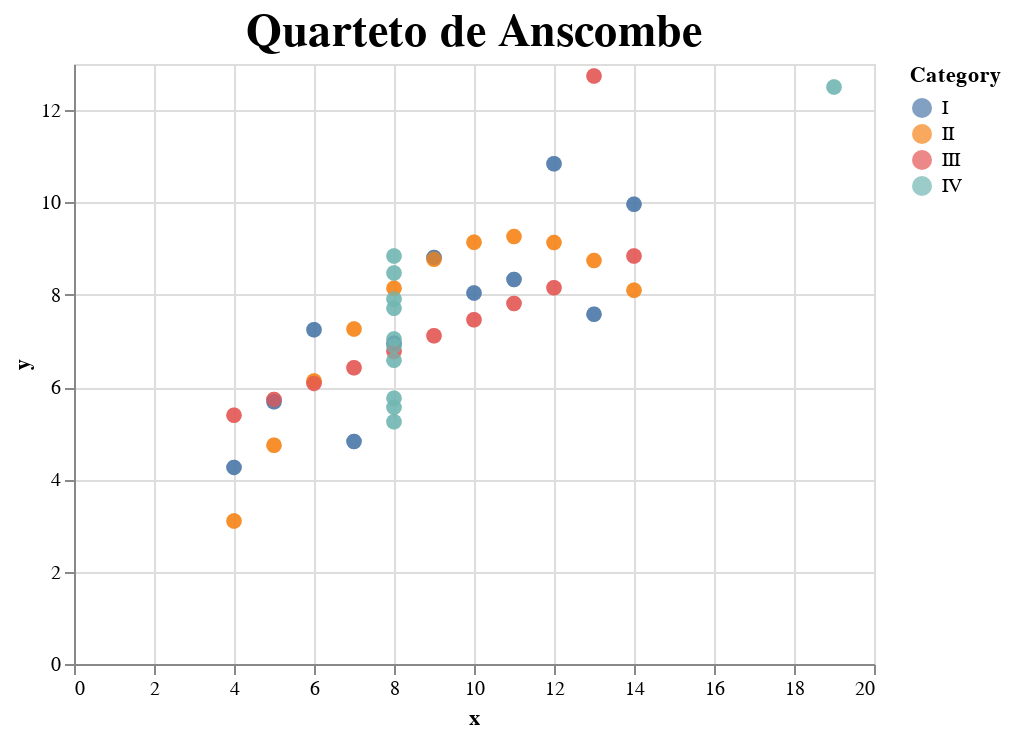

The notebook cell saved with this chart:
### Code cell
# Selection tool
selection = alt.selection_single(fields=['Category'])
# Color change when clicked
color = alt.condition(selection,
                    alt.Color('Category:N'),
                    alt.value('lightgray'))

base = alt.Chart(df).mark_circle(size=60).encode(
    x='x',
    y='y',
    color='Category',
    tooltip=['Category', 'x', 'y']
)

# Chart
chart = base.encode(
  color=alt.condition(selection, 'Category:N', alt.value('lightgray')),
).add_selection(
  selection
)

final = base + chart 

final.properties(
    title='Quarteto de Anscombe'
).configure_title(
    fontSize=23,
    anchor='middle'
)

### Figure 1 — Vega-Lite specification as saved in the notebook (floating-point values rounded to 4 significant figures)
{"config": {"view": {"continuousWidth": 400, "continuousHeight": 300}, "title": {"anchor": "middle", "fontSize": 23}}, "layer": [{"mark": {"type": "circle", "size": 60}, "encoding": {"color": {"type": "nominal", "field": "Category"}, "tooltip": [{"type": "nominal", "field": "Category"}, {"type": "quantitative", "field": "x"}, {"type": "quantitative", "field": "y"}], "x": {"type": "quantitative", "field": "x"}, "y": {"type": "quantitative", "field": "y"}}}, {"mark": {"type": "circle", "size": 60}, "encoding": {"color": {"condition": {"type": "nominal", "field": "Category", "selection": "selector030"}, "value": "lightgray"}, "tooltip": [{"type": "nominal", "field": "Category"}, {"type": "quantitative", "field": "x"}, {"type": "quantitative", "field": "y"}], "x": {"type": "quantitative", "field": "x"}, "y": {"type": "quantitative", "field": "y"}}, "selection": {"selector030": {"type": "single", "fields": ["Category"]}}}], "data": {"name": "data-88283bd21553e8f511839ecc1a78b552"}, "title": "Quarteto de Anscombe", "$schema": "https://vega.github.io/schema/vega-lite/v4.8.1.json", "datasets": {"data-88283bd21553e8f511839ecc1a78b552": [{"Category": "I", "x": 10, "y": 8.04}, {"Category": "I", "x": 8, "y": 6.95}, {"Category": "I", "x": 13, "y": 7.58}, {"Category": "I", "x": 9, "y": 8.81}, {"Category": "I", "x": 11, "y": 8.33}, {"Category": "I", "x": 14, "y": 9.96}, {"Category": "I", "x": 6, "y": 7.24}, {"Category": "I", "x": 4, "y": 4.26}, {"Category": "I", "x": 12, "y": 10.84}, {"Category": "I", "x": 7, "y": 4.82}, {"Category": "I", "x": 5, "y": 5.68}, {"Category": "II", "x": 10, "y": 9.14}, {"Category": "II", "x": 8, "y": 8.14}, {"Category": "II", "x": 13, "y": 8.74}, {"Category": "II", "x": 9, "y": 8.77}, {"Category": "II", "x": 11, "y": 9.26}, {"Category": "II", "x": 14, "y": 8.1}, {"Category": "II", "x": 6, "y": 6.13}, {"Category": "II", "x": 4, "y": 3.1}, {"Category": "II", "x": 12, "y": 9.13}, {"Category": "II", "x": 7, "y": 7.26}, {"Category": "II", "x": 5, "y": 4.74}, {"Category": "III", "x": 10, "y": 7.46}, {"Category": "III", "x": 8, "y": 6.77}, {"Category": "III", "x": 13, "y": 12.74}, {"Category": "III", "x": 9, "y": 7.11}, {"Category": "III", "x": 11, "y": 7.81}, {"Category": "III", "x": 14, "y": 8.84}, {"Category": "III", "x": 6, "y": 6.08}, {"Category": "III", "x": 4, "y": 5.39}, {"Category": "III", "x": 12, "y": 8.15}, {"Category": "III", "x": 7, "y": 6.42}, {"Category": "III", "x": 5, "y": 5.73}, {"Category": "IV", "x": 8, "y": 6.58}, {"Category": "IV", "x": 8, "y": 5.76}, {"Category": "IV", "x": 8, "y": 7.71}, {"Category": "IV", "x": 8, "y": 8.84}, {"Category": "IV", "x": 8, "y": 8.47}, {"Category": "IV", "x": 8, "y": 7.04}, {"Category": "IV", "x": 8, "y": 5.25}, {"Category": "IV", "x": 19, "y": 12.5}, {"Category": "IV", "x": 8, "y": 5.56}, {"Category": "IV", "x": 8, "y": 7.91}, {"Category": "IV", "x": 8, "y": 6.89}]}}
